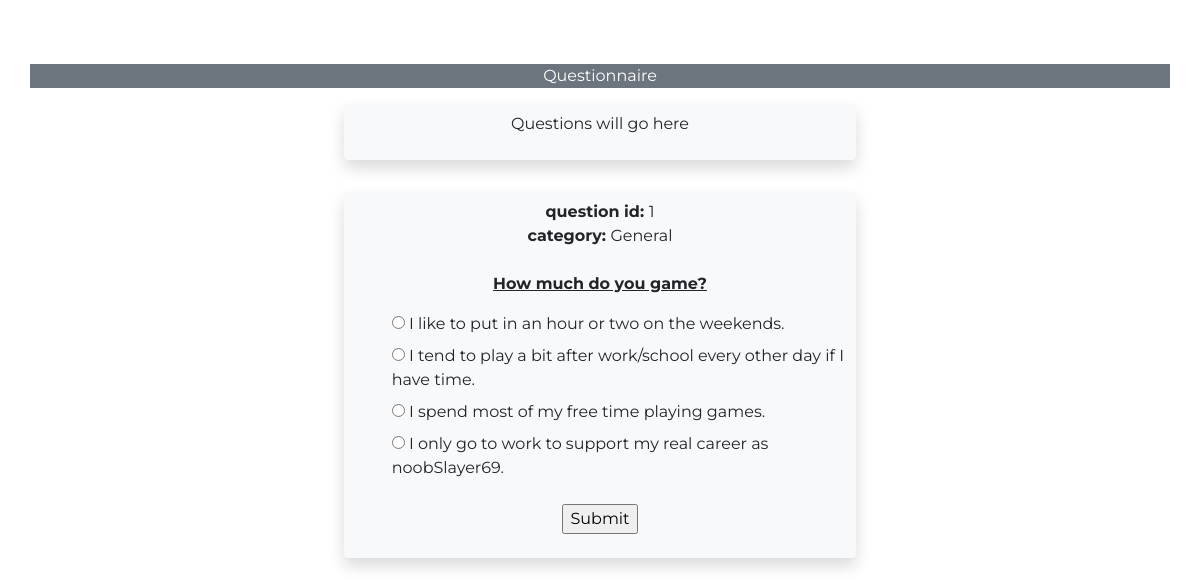
Screenshot of /questionnaire/1 (signed in) with the database file from the repository.
### questionnaire/models.py (models this page shows, shortened)
class Questions(models.Model):
    category = models.ForeignKey(
        'Categories',
        on_delete=models.SET_NULL,
        blank=True,
        null=True,
        verbose_name="Question Category",
    )
    question = models.TextField(
        max_length=500,
    )
    answertype = models.CharField(
        choices=(
            ('SINGLE', 'Can only pick one answer'),
            ('MULTIPLE', 'Can pick multiple answers'),
            ('SORTABLE', 'The answers are sortable or rateable'),
        ),
        default='SINGLEANSWER',
        max_length=64,
        verbose_name="Answer Type",
    )
    class Meta:
        verbose_name_plural = "Questions"

class Categories(models.Model):
    category = models.CharField(
        verbose_name='Category',
        max_length=250,
        unique=True
    )
    def __str__(self):
        return self.category
    class Meta:
        verbose_name_plural = "Categories"

class Answers(models.Model):
    belongsTo = models.ForeignKey(
        'Questions',
        on_delete=models.CASCADE,
        verbose_name="Which question does this answer belong to?"
    )
    answer = models.TextField(max_length=500, )
    KNNvalue = models.FloatField(
        verbose_name="What is the KNN value of this answer?"
    )
    def __str__(self):
        return self.answer
    class Meta:
        verbose_name_plural = "Answers"

### questionnaire/views.py (the view)
# urls.py: path('', views.index, name='matchmakingindex'),
def index(request, question_pk):
	question = get_object_or_404(Questions, pk=question_pk)
	if request.method == 'POST':
		ResponseInstances.objects.filter(user=request.user).filter(question=question).delete() #delete past responses the user made to thhis question
		form = ResponseInstancesForm(question, request.POST)  #<-- Note the extra arg
		if form.is_valid():
			responseInstance = form.save(commit=False)
			if request.user.is_authenticated:
				responseInstance.user = request.user
			else:
				responseInstance.user = None
			responseInstance.question = question
			responseInstance.save()
			question_pk += 1
			try:
				Questions.objects.get(pk=question_pk)
				return redirect('questionnaire', question_pk=question_pk)
			except Questions.DoesNotExist:
				return redirect('questionnairecomplete')
	else:
		form = ResponseInstancesForm(question)
	context = {
		'form': form,
		'question': question,
	}
	return render(request, 'questionnaire/index.html', context)

### questionnaire/forms.py
class ResponseInstancesForm(forms.ModelForm):
	def __init__(self,question,*args,**kwargs):
		super(ResponseInstancesForm, self).__init__(*args,**kwargs) # populates the post
		self.fields["answer"] = forms.ModelChoiceField(queryset=Answers.objects.filter(belongsTo=question),
                                                   widget=RadioSelect)
		self.fields['answer'].required=True
	class Meta:
		model = ResponseInstances
		fields = ('answer',) #We only want this one exposed

### templates/questionnaire/index.html (shortened to what this page needs)
{% extends 'layout.html' %}
{% block content %}
<link rel="stylesheet" type="text/css" href="/static/styles/questionnaireStyle.css">
{% if not user.is_authenticated %}
	<div class="container-fluid paddTop4rem">
	<header class="container">
		<center>You must be logged in to take the questionnaire!</center>
	</header>
	</div>
{% else %}
<div class="container-fluid paddTop4rem">
	<header class="container">
		<div class="row justify-content-center bg-secondary text-white">
			<div class="col-4 text-center">
				Questionnaire
			</div>
		</div>
	</header>
	</div>
<div class="row justify-content-center">
	<div class="col-5 m-3 p-2 bg-light shadow rounded">
		<p class="text-center">Questions will go here</p>
	</div>
</div>
<div class="row justify-content-center">
	<div class="col-5 m-3 p-2 bg-light shadow rounded">
		<p class="text-center">
			<b>question id: </b>{{question.id}}
			<br />
			<b>category: </b>{{question.category}}
			<br />
			<br />
			<b><u>{{question.question}}</u></b>
			<form action="./{{question.pk}}" method="POST">
				<ul id="id_answer">
					{% for choice in form.answer.field.choices %}
						<li>
							<label>
								<input type="radio" name="answer" value="{{choice.0}}"
								/>
								<span for="" class ="radio">{{choice.1}}</span>
							</label>
						</li>
					{% endfor %}
				</ul>
				<div class="submitButton"><input  type="submit" value="Submit"></div>
			</form>
		</p>
	</div>
</div>
{% endif %}
{% endblock %}

### templates/layout.html (shortened to what this page needs)
<!DOCTYPE html>
<html lang="en">
<head>
	<link rel="stylesheet" href="https://stackpath.bootstrapcdn.com/bootstrap/4.3.1/css/bootstrap.min.css">
	<link rel="stylesheet" type="text/css" href="/static/styles/mainStyle.css">
</head>
<body>
	{% block content %}
	{% endblock %}
</body>
</html>

### static/styles/mainStyle.css (style rules this page uses)
body { font-family: 'Patrick Hand', cursive; font-family: 'Montserrat', sans-serif; }
.paddTop4rem { padding-top: 4rem; }

### static/styles/questionnaireStyle.css (style rules this page uses)
ul { list-style-type: none; }
label { min-width: 100%; }
.submitButton { text-align: center; }

### rows the page displays
Questions: id "1", category "General", question "How much do you game?"
Answers: answer "I like to put in an hour or two on the weekends."
Answers: answer "I tend to play a bit after work/school every other day if I have time."
Answers: answer "I spend most of my free time playing games."
Answers: answer "I only go to work to support my real career as noobSlayer69."
